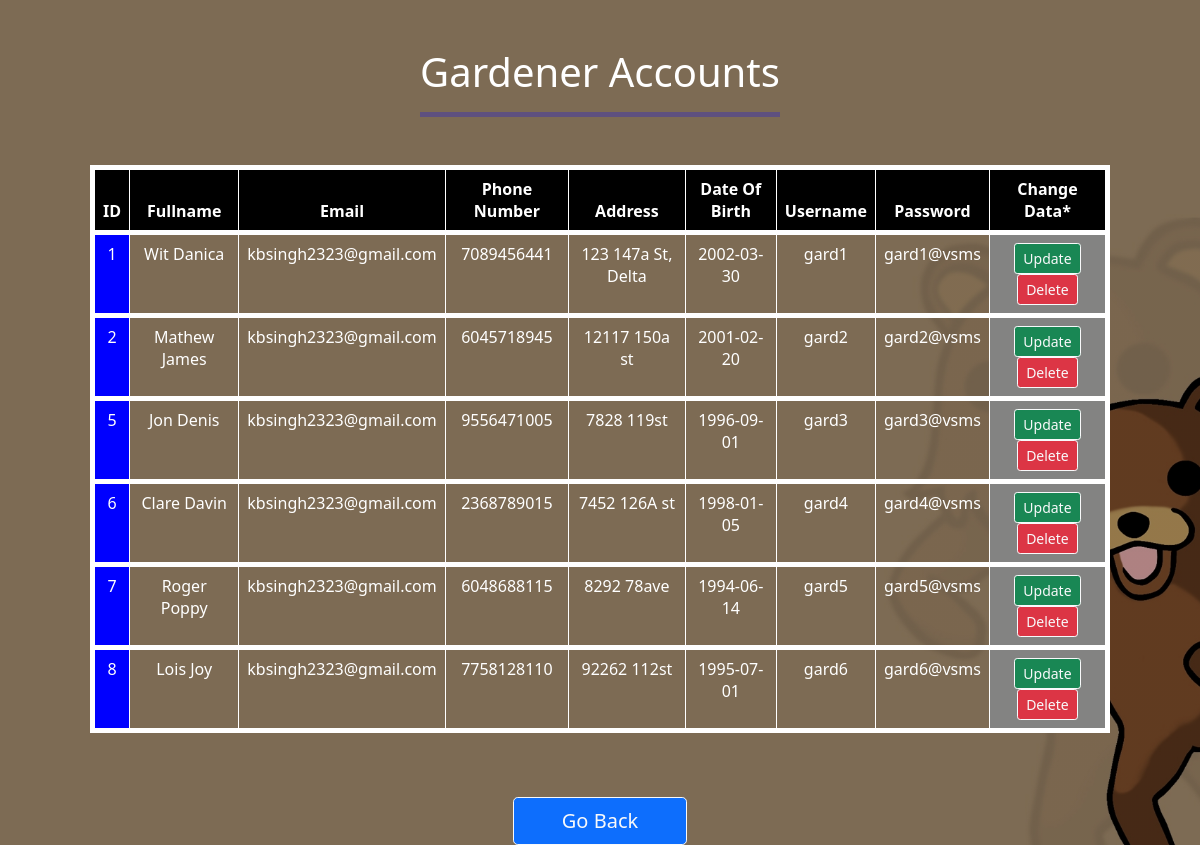
The page /view_gardener.php on the database its author committed.
### tables this page shows
CREATE TABLE `gardener` (
  `id` int(10) UNSIGNED NOT NULL,
  `fullname` varchar(150) NOT NULL,
  `email` varchar(250) NOT NULL,
  `pnumber` bigint(15) NOT NULL,
  `address` varchar(250) NOT NULL,
  `dob` date NOT NULL,
  `username` varchar(250) NOT NULL,
  `password` varchar(100) NOT NULL
);

### view_gardener.php (the view, shortened to what this page needs)
<?php
include "connection.php";
function show()
{
    global $conn;
    $qry="SELECT * FROM `gardener`";
    $run=mysqli_query($conn,$qry);
?>
<div class="table-responsive">
<table class="table table-bordered mb-3" style="width:85%; text-align: center; margin: auto; color: white; border: 5px solid white">
  <thead>
      <tr style="background-color: black">
          <th>ID</th>
          <th>Fullname</th>
          <th>Email</th>
          <th>Phone Number</th>
          <th>Address</th>
          <th>Date Of Birth</th>
          <th>Username</th>
          <th>Password</th>
          <th>Change Data*</th>
      </tr>
  </thead>
  <tbody>
<?php
	if($run==true)
	{
        while($data=mysqli_fetch_assoc($run))
		{
			?><tr style="border: 5px solid"><td style="background-color: blue"><?php echo $data['id']; ?></td>
			<td><?php echo $data['fullname']; ?></td>
            <td><?php echo $data['email']; ?></td>
            <td><?php echo $data['pnumber']; ?></td>
            <td><?php echo $data['address']; ?></td>
			<td><?php echo $data['dob']; ?></td>
			<td><?php echo $data['username']; ?></td>
			<td><?php echo $data['password']; ?></td>
            <td style="background-color: #838382">
            <a href="adm_upd_gard.php?id=<?php echo $data['id']; ?>">
            <input type="button" class="btn btn-success btn-sm btn-outline-light" value="Update"></a>
            <a href="del_gard_acc.php?id=<?php echo $data['id']; ?>">
            <input type="button" class="btn btn-danger btn-sm btn-outline-light" value="Delete"></a>
            </td>
    </tr></tbody>
			<?php
		}
	}
?>
</table>
</div>
<?php
}
?>
<html>
<head>
    <link href="https://cdn.jsdelivr.net/npm/bootstrap@5.1.3/dist/css/bootstrap.min.css" rel="stylesheet">
</head>
<body>
<h1 class="text-center mt-5" style="color: white">Gardener Accounts</h1>
    <center><hr class = "mb-5" style="width: 30%; color: blue; height: 5px"></center>
<?php show(); ?>
    <center>
  <a href="adm_mainpage.php" class="btn btn-primary btn-lg px-5 mt-5 w-30 btn-outline-light" role="button">Go Back</a>
    </center>
</body>
</html>

### view_gardener.php (style rules this page uses)
body { background: linear-gradient(rgba(0, 0, 0, 0.3), rgba(0, 0, 0, 0.3)), url(images/view-gard.jpg); background-size: cover; }
td { background-color: #F900E9; }

### rows shown on the page
gardener: id "1", fullname "Wit Danica", email "kbsingh2323@gmail.com", pnumber "7089456441", address "123 147a St, Delta", dob "2002-03-30", username "gard1", password "gard1@vsms"
gardener: id "2", fullname "Mathew James", email "kbsingh2323@gmail.com", pnumber "6045718945", address "12117 150a st", dob "2001-02-20", username "gard2", password "gard2@vsms"
gardener: id "5", fullname "Jon Denis", email "kbsingh2323@gmail.com", pnumber "9556471005", address "7828 119st", dob "1996-09-01", username "gard3", password "gard3@vsms"
gardener: id "6", fullname "Clare Davin", email "kbsingh2323@gmail.com", pnumber "2368789015", address "7452 126A st", dob "1998-01-05", username "gard4", password "gard4@vsms"
gardener: id "7", fullname "Roger Poppy", email "kbsingh2323@gmail.com", pnumber "6048688115", address "8292 78ave", dob "1994-06-14", username "gard5", password "gard5@vsms"
gardener: id "8", fullname "Lois Joy", email "kbsingh2323@gmail.com", pnumber "7758128110", address "92262 112st", dob "1995-07-01", username "gard6", password "gard6@vsms"
